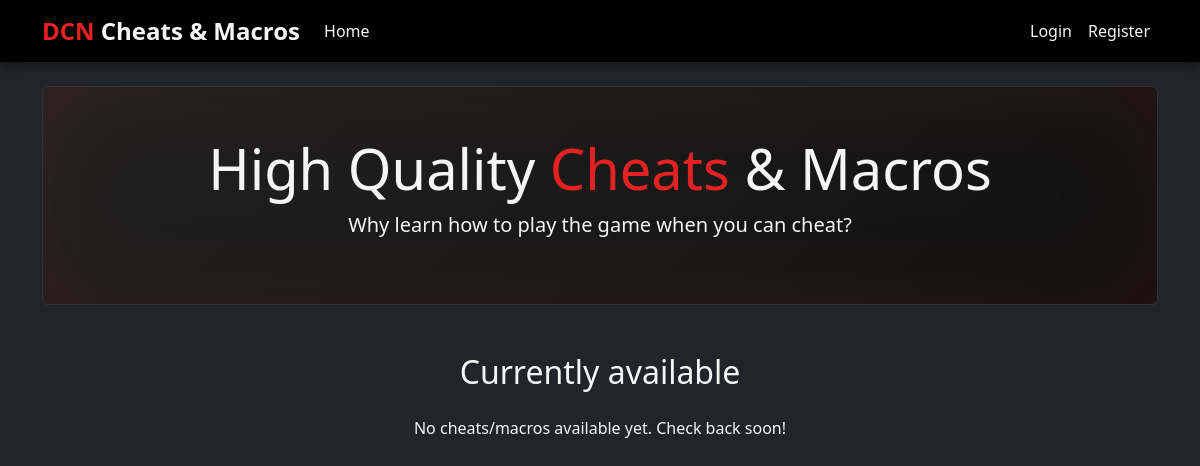
Before: / with the older database file.
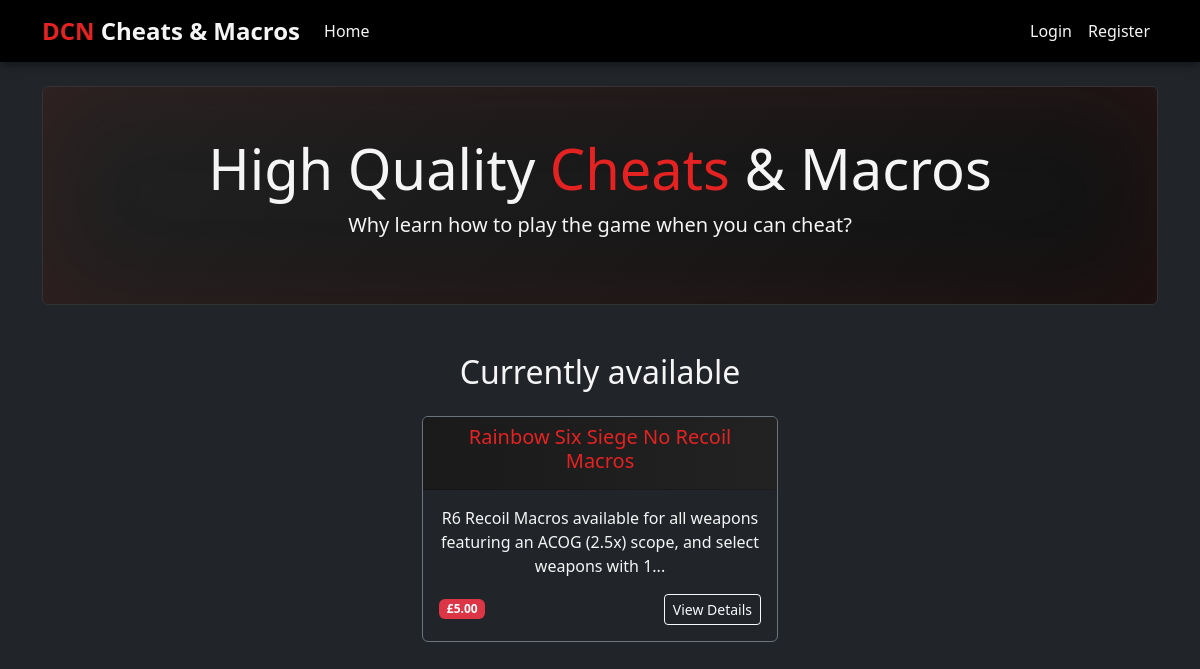
After: the same page with the newer database file.
### app.py (models this page shows, shortened)
class Macro(db.Model):
    id = db.Column(db.Integer, primary_key=True)
    name = db.Column(db.String(100), nullable=False)
    description = db.Column(db.Text, nullable=False)
    price = db.Column(db.Float, nullable=False)
    file_path = db.Column(db.String(200), nullable=False)
    date_added = db.Column(db.DateTime, default=datetime.utcnow)
    purchases = db.relationship('Purchase', backref='product', lazy=True)

### app.py (the view)
@app.route('/')
def home():
    macros = Macro.query.all()
    return render_template('home.html', macros=macros)

### templates/home.html (shortened to what this page needs)
{% extends 'layout.html' %}
{% block content %}
<div class="jumbotron bg-gradient-dark text-center p-5 rounded mb-4">
    <h1 class="display-4">High Quality <span class="text-danger">Cheats</span> & Macros</h1>
    <p class="lead">Why learn how to play the game when you can cheat?</p>
</div>
<section id="macros" class="my-5 text-center">
    <h2 class="mb-4">Currently available</h2>
    <div class="row justify-content-center">
        {% if macros %}
            {% for macro in macros %}
                <div class="col-md-4 mb-4">
                    <div class="card bg-dark border-secondary h-100">
                        <div class="card-header bg-gradient-dark text-danger">
                            <h5 class="card-title">{{ macro.name }}</h5>
                        </div>
                        <div class="card-body">
                            <p class="card-text">{{ macro.description[:100] }}{% if macro.description|length > 100 %}...{% endif %}</p>
                            <div class="d-flex justify-content-between align-items-center">
                                <span class="badge bg-danger">£{{ "%.2f"|format(macro.price) }}</span>
                                <a href="{{ url_for('macro_detail', macro_id=macro.id) }}" class="btn btn-outline-light btn-sm">View Details</a>
                            </div>
                        </div>
                    </div>
                </div>
            {% endfor %}
        {% else %}
            <div class="col-12 text-center">
                <p>No cheats/macros available yet. Check back soon!</p>
            </div>
        {% endif %}
    </div>
</section>
{% endblock %}

Changed rows visible on the page:
added Macro: name "Rainbow Six Siege No Recoil Macros", description "R6 Recoil Macros available for all weapons featuring an ACOG (2.5x) scope, and select weapons with 1", price "5.00"
Other visible differences:
text no longer shown: "No cheats/macros available yet. Check back soon!"
